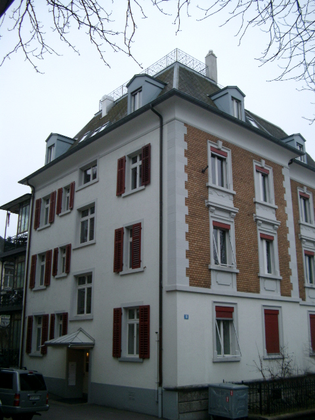
%> input picture Random Workstation/Sample Images/object0079.view04.png, 315 x 420 px, shrunk from 480 x 640 before the run
$ octave LineSegmentVanishing.m   (GNU Octave 9; MATLAB toolbox functions it lacks are replaced by stand-ins)
%> lines starting %> are read from the running program, lines starting %| are printed output that depends on the picture; in (x1, y1, x2, y2) boxes, pixels count from 0 and x2, y2 are one past the last pixel; in counts of white or black regions, pixels touching at a corner belong together; the program's own positions count from 1
### Random Workstation/getLines.m
% lines = APPgetLargeConnectedEdges(grayIm, minLen)
%
% Uses the method of Video Compass [Kosecka, et al 2002] to get long,
% straight edges.
%
% Input:
%   grayIm: grayscale image to be analyzed
%   minLen: minimum length in pixels for edge (suggested 0.025*diagonal)
% Output:
%   lines: parameters for long, straight lines
%          (nlines, [x1 x2 y1 y2 theta r])
%
% To display result:
%   figure(1), hold off, imshow(grayIm)
%   figure(1), hold on, plot(lines(:, [1 2])', lines(:, [3 4])')
%
% Copyright(C) Derek Hoiem, Carnegie Mellon University, 2007
function lines = getLines(grayIm, minLen)

%% 1. Canny edge detection
[dX, dY] = gradient(conv2(grayIm, fspecial('gaussian', 7, 1.5), 'same'));
im_canny = edge(grayIm, 'canny');

% Remove border edges
im_canny([1 2 end-1 end], :) = 0;
im_canny(:, [1 2 end-1 end]) = 0;
height = size(im_canny, 1);
ind = find(im_canny > 0);

% Gradient direction qunatisaion, in this case we has 8 direction
num_dir = 8;
dX_ind = dX(ind);
dY_ind = dY(ind);
a_ind = atan(dX_ind ./ (dY_ind+1E-10));

% a_ind ranges from 1 to num_dir with bin centered around pi/2
a_ind = ceil(mod(a_ind/pi*num_dir-0.5, num_dir));
%[g, gn] = grp2idx(a_ind);

% get the indices of edges in each direction
for i = 1:num_dir
    direction(i).ind = ind(find(a_ind==i));
end


% remove edges that are too small and give all edges that have the same
% direction a unique id
% edges(height, width, [angle id])
lines = zeros(2000, 9);

used = zeros(size(im_canny));

line_count = 0;
for k = 1:num_dir

    num_ind = 0;
    for m = (k-1):k+1
        num_ind = num_ind + sum(~used(direction(mod(m-1, num_dir)+1).ind));
    end

    ind = zeros(num_ind, 1);
    dir_im = zeros(size(im_canny));

    count = 0;
    for m = (k-1):k+1
        m2 = mod(m-1, num_dir)+1;
        tind = direction(m2).ind(~used(direction(m2).ind));
        tmpcount = length(tind);
        ind(count+1:count+tmpcount) = tind;
        count = count + tmpcount;
    end
    dir_im(ind) = 1;

    [tmpL, num_edges] = bwlabel(dir_im, 8);

    % get the number of pixels in each edge
    edge_size = zeros(num_edges, 1);
    edges = repmat(struct('ind', zeros(200, 1)), num_edges, 1);
    for i = 1:length(ind)
        id = tmpL(ind(i));
        edge_size(id) = edge_size(id) + 1;
        edges(id).ind(edge_size(id)) = ind(i);
    end

    for i = 1:num_edges
        edges(i).ind = edges(i).ind(1:edge_size(i));
    end

    % get the endpoints of the long edges and an image of the long edges
    for id = 1:num_edges
        if edge_size(id) > minLen

            y = mod(edges(id).ind-1, height)+1;
            x = floor((edges(id).ind-1) / height)+1;

            mean_x = mean(x);
            mean_y = mean(y);
            zmx = (x-mean_x);
            zmy = (y-mean_y);
            D = [sum(zmx.^2) sum(zmx.*zmy); sum(zmx.*zmy) sum(zmy.^2)];
            [v, lambda] = eig(D);
            theta = atan2(v(2, 2) , v(1, 2));
            if lambda(1,1)>0
                conf = lambda(2,2)/lambda(1,1);
            else
                conf = 100000;
            end

            if conf >= 400
                line_count = line_count+1;
                used(edges(id).ind) = 1;
                l = sqrt((max(x)-min(x))^2 + (max(y)-min(y))^2);
                x1 = mean_x - cos(theta)*l/2;
                x2 = mean_x + cos(theta)*l/2;
                y1 = mean_y - sin(theta)*l/2;
                y2 = mean_y + sin(theta)*l/2;
                theta = theta - pi / 2;
                r = mean_x*cos(theta)+mean_y*sin(theta);
                lines(line_count, 1:9) = [x1 x2 y1 y2 theta r l mean_x mean_y];
            end
        end
    end
end
lines = lines(1:line_count, :);

### Random Workstation/detectVanishingPoint.m
function [ vanishing, point, foc ] = detectVanishingPoint(g, f, line )
    point = zeros((size(line,1) - 1)*size(line,1)/2,2);
    count = 0;
    for i = 1:size(line,1)
        for j = i + 1:size(line,1)
            theta1 = line(i,5);
            theta2 = line(j,5);
            rho1 = line(i,6);
            rho2 = line(j,6);
            y = (rho1 * cos(theta2) - rho2 * cos(theta1)) / ...
                sin(theta1 - theta2);
            x = (rho1 * sin(theta2) - rho2 * sin(theta1)) / ...
                sin(theta2 - theta1);
            count = count + 1;
            point(count,1) = x;
            point(count,2) = y;
        end
    end
    point = point(1:count,:);
    point(:,1) = point(:,1) - size(f,2) / 2;
    point(:,2) = point(:,2) - size(f,1) / 2;

    radius = sqrt(point(:,1).*point(:,1) + point(:,2).*point(:,2));
    point = point(find(radius > norm(size(f))/2),:);
    theta = atan2(point(:,2),point(:,1));
    T = -pi:0.01:pi;

    theta_bin = histc(theta,T);
    if false
        figure,bar(theta_bin)
        tb = theta_bin;
    end
    nhood =  60;
    dec = 1;
    [~, ix1] = max(theta_bin);
    theta_bin(max(ix1-nhood,1):min(ix1+nhood,length(T))) = 0;
    if ix1 + nhood > length(T)
        theta_bin(1:mod(ix1 + nhood,length(T))) = 0;
    elseif ix1 - nhood < 1
        theta_bin(mod(ix1 - nhood - 1,length(T)):length(T)) = 0;
    end

    temp = ix1;
    ix1 = mod(ix1 + round(length(T)/2),length(T));
    theta_bin(max(ix1-nhood,1):min(ix1+nhood,length(T))) = dec*theta_bin(max(ix1-nhood,1):min(ix1+nhood,length(T)));
    if ix1 + nhood > length(T)
        theta_bin(1:mod(ix1 + nhood,length(T))) = dec*theta_bin(1:mod(ix1 + nhood,length(T)));
    elseif ix1 - nhood < 1
        theta_bin(mod(ix1 - nhood - 1,length(T)):length(T)) = dec*theta_bin(mod(ix1 - nhood - 1,length(T)):length(T));
    end
    ix1 = temp;


    [~, ix2] = max(theta_bin);
    theta_bin(max(ix2-nhood,1):min(ix2+nhood,length(T))) = 0;
    if ix2 + nhood > length(T)
        theta_bin(1:mod(ix2 + nhood,length(T))) = 0;
    elseif ix2 - nhood < 1
        theta_bin(mod(ix2 - nhood - 1,length(T)):length(T)) = 0;
    end

    temp = ix2;
    ix2 = mod(ix2 + round(length(T)/2),length(T));
    theta_bin(max(ix2-nhood,1):min(ix2+nhood,length(T))) = dec*theta_bin(max(ix2-nhood,1):min(ix2+nhood,length(T)));
    if ix2 + nhood > length(T)
        theta_bin(1:mod(ix2 + nhood,length(T))) = dec*theta_bin(1:mod(ix2 + nhood,length(T)));
    elseif ix2 - nhood < 1
        theta_bin(mod(ix2 - nhood - 1,length(T)):length(T)) = dec*theta_bin(mod(ix2 - nhood - 1,length(T)):length(T));
    end
    ix2 = temp;


    [~, ix3] = max(theta_bin);
    theta_bin(max(ix3-nhood,1):min(ix3+nhood,length(T))) = 0;
    if ix3 + nhood > length(T)
        theta_bin(1:mod(ix3 + nhood,length(T))) = 0;
    elseif ix3 - nhood < 1
        theta_bin(mod(ix3 - nhood - 1,length(T)):length(T)) = 0;
    end

    temp = ix3;
    ix3 = mod(ix3 + round(length(T)/2),length(T));
    theta_bin(max(ix3-nhood,1):min(ix3+nhood,length(T))) = dec*theta_bin(max(ix3-nhood,1):min(ix3+nhood,length(T)));
    if ix3 + nhood > length(T)
        theta_bin(1:mod(ix3 + nhood,length(T))) = dec*theta_bin(1:mod(ix3 + nhood,length(T)));
    elseif ix3 - nhood < 1
        theta_bin(mod(ix3 - nhood - 1,length(T)):length(T)) = dec*theta_bin(mod(ix3 - nhood - 1,length(T)):length(T));
    end
    ix3 = temp;


    c1 = cos(T(ix1));
    c2 = cos(T(ix2));
    c3 = cos(T(ix3));
    s1 = sin(T(ix1));
    s2 = sin(T(ix2));
    s3 = sin(T(ix3));


    n1 = [c1;s1];
    n2 = [c2;s2];
    n3 = [c3;s3];
    proj = repmat(point*n1,1,2).*repmat(n1',size(point,1),1);
    temp = point - proj;
    dist = sqrt(temp(:,1).*temp(:,1) + temp(:,2).*temp(:,2));
    len = sqrt(point(:,1).*point(:,1) + point(:,2).*point(:,2));
    ratio = dist./ len;
    threshold = 0.26;
    proj = proj(find(ratio < threshold),:);
    proj = proj(find(proj(:,1)*n1(1) > 0),:);
    proj1 = proj;

    proj = repmat(point*n2,1,2).*repmat(n2',size(point,1),1);
    temp = point - proj;
    dist = sqrt(temp(:,1).*temp(:,1) + temp(:,2).*temp(:,2));
    len = sqrt(point(:,1).*point(:,1) + point(:,2).*point(:,2));
    ratio = dist./ len;
    threshold = 0.26;
    proj = proj(find(ratio < threshold),:);
    proj = proj(find(proj(:,1)*n2(1) > 0),:);
    temp = proj*n2;
    proj2 = proj;

    proj = repmat(point*n3,1,2).*repmat(n3',size(point,1),1);
    temp = point - proj;
    dist = sqrt(temp(:,1).*temp(:,1) + temp(:,2).*temp(:,2));
    len = sqrt(point(:,1).*point(:,1) + point(:,2).*point(:,2));
    ratio = dist./ len;
    threshold = 0.26;
    proj = proj(find(ratio < threshold),:);
    proj = proj(find(proj(:,1)*n3(1) > 0),:);
    temp = proj*n3;
    proj3 = proj;

    dist1 = sqrt(proj1(:,1).*proj1(:,1) + proj1(:,2).*proj1(:,2));
    dist2 = sqrt(proj2(:,1).*proj2(:,1) + proj2(:,2).*proj2(:,2));
    dist3 = sqrt(proj3(:,1).*proj3(:,1) + proj3(:,2).*proj3(:,2));

    d1 = sqrt(abs((-c2*c3-s2*s3)/(-c1*c2-s1*s2)/(-c1*c3-s1*s3)));
    d2 = sqrt(abs((-c1*c3-s1*s3)/(-c2*c1-s2*s1)/(-c2*c3-s2*s3)));
    d3 = sqrt(abs((-c1*c2-s1*s2)/(-c1*c3-s1*s3)/(-c2*c3-s2*s3)));

    foc1 = dist1 ./ d1;
    foc2 = dist2 ./ d2;
    foc3 = dist3 ./ d3;
    F = 0.7*norm(size(f)):1:4*norm(size(f));
    foc_bin1 = histc(foc1,F);
    foc_bin2 = histc(foc2,F);
    foc_bin3 = histc(foc3,F);
    w1 = 1;w2 = 1;w3 = 1;
    foc_bin = w1.*foc_bin1 + w2.*foc_bin2 + w3.*foc_bin3;
    fb1 = foc_bin;
    foc_bin = imfilter(foc_bin,ones(30,1)/30);
    [~,foc_ix] = max(foc_bin);
    foc = F(foc_ix);

    vanishing = [foc*d1*n1';
        foc*d2*n2';
        foc*d3*n3'];

end

### Random Workstation/LineSegmentVanishing.m
f = imread('Sample Images\object0079.view04.png');
%> f is the input picture: size 420x315x3 uint8; mean R, G, B 121.9, 127.7, 131
g = f;
f = rgb2gray(f);
%> f: size 420x315 uint8
line = getLines(f,50);
%> in getLines, `[dX, dY] = gradient(conv2(grayIm, fspecial('gaussian', 7, 1.5), 'same'..`:
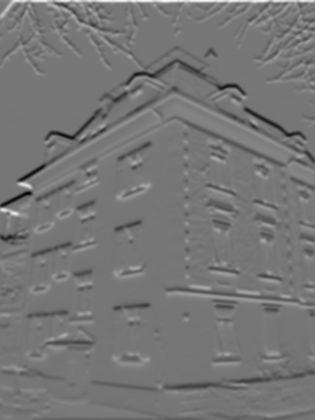
%> dY: size 420x315 double; min -50.85, max 58.06, mean -0.2; drawn with min black and max white
%> in getLines, `im_canny([1 2 end-1 end], :) = 0;`:
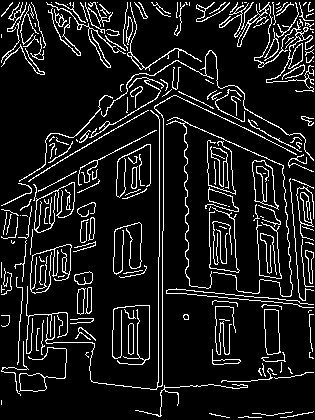
%> im_canny: size 420x315 logical; 10.6% white in thin lines or dots
%> in getLines, `im_canny(:, [1 2 end-1 end]) = 0;`:
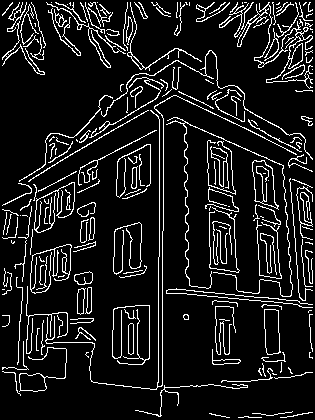
%> im_canny: size 420x315 logical; 10.5% white in thin lines or dots
%> in getLines, `ind = find(im_canny > 0);`: ind = 13853 values from 855 to 131453
%> after the loop in getLines, `for i = 1:num_dir`: direction = 8 items
%> the loop in getLines, `for k = 1:num_dir` made 8 passes
%> num_edges on passes 1 to 8: 522, 557, 585, 554, 579, 565, 535, 517
%> pass 1, in getLines, `[tmpL, num_edges] = bwlabel(dir_im, 8);`:
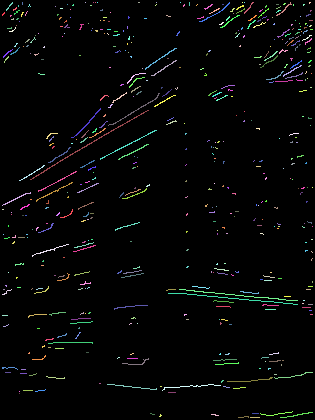
%> tmpL: size 420x315 double; 523 distinct labels, from 0 to 522; one colour per label, 0 black
%> pass 3, in getLines, `[tmpL, num_edges] = bwlabel(dir_im, 8);`:
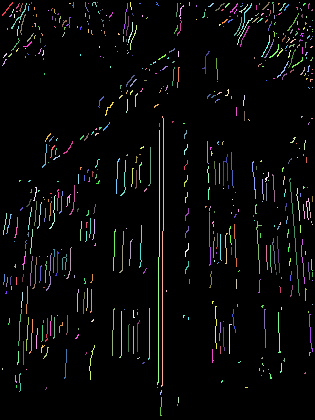
%> tmpL: size 420x315 double; 586 distinct labels, from 0 to 585; one colour per label, 0 black
%> after the loop in getLines, `for k = 1:num_dir`:
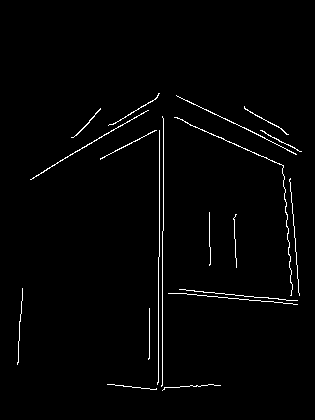
%> used: size 420x315 double; values 0 (black) and 1 (white), 1.6% white in thin lines or dots, all inside (x1, y1, x2, y2) = (17, 93, 302, 391)
%> after the loop in getLines, `for k = 1:num_dir`: D = [8081 4241.5; 4241.5 2240.2]; conf = 939.6; edge_size = 517 values, max 49 at index 77, min 1 at index 8, mean 7.36; edges = 517 items; ind = 3807 values, max 131453 at index 3807, min 1046 at index 1265, mean 70729.1; l = 46.07; lambda = [10.97 0; 0 10310.3]; line_count = 20; mean_x = 281; mean_y = 141.5; r = -5.48; theta = -4.23; v = [0.465 -0.885; -0.885 -0.465]; x = 57 values, max 302 at index 15, min 261 at index 16, mean 281; x1 = 301.4; x2 = 260.6; y = 57 values, max 152 at index 15, min 131 at index 16, mean 141.5; y1 = 152.2; y2 = 130.8; zmx = 57 values, max 21.02 at index 15, min -19.98 at index 16, mean -2.79e-14; zmy = 57 values, max 10.51 at index 15, min -10.49 at index 16, mean -1.4e-14
figure(1);
imshow(g), hold on;
k = 0;
i = 40;
% [37 lines of commented-out code are left out]
for i = 1:size(line,1)
     %plot(line(i, [1 2])', line(i, [3 4])', 'Color', 'Red', 'LineWidth', 2);
     plot(line(i,1),line(i,3),'x', 'Color', 'Yellow', 'LineWidth', 2);
     plot(line(i,2),line(i,4),'x', 'Color', 'Green', 'LineWidth', 2);
     %pause(0.01);
     k = k+1;
end
[point, vanishing, foc] = detectVanishingPoint(g, f, line);
%> after the loop in detectVanishingPoint, `for i = 1:size(line,1)`: count = 190; point = 190 rows, first 12: [41.77 173.2; -187.7 308.5; -249.9 345.2; -160.3 292.3; -382.1 423.1; -117.4 267; -108.9 262.1; 150.9 108.9; 160.4 103.3; 164.2 101; 206.8 75.94; 278.9 33.42]
%> in detectVanishingPoint, `radius = sqrt(point(:,1).*point(:,1) + point(:,2).*point(:,2));`: radius = 190 values, max 9454.8 at index 126, min 76.56 at index 43, mean 593.6
%> in detectVanishingPoint, `point = point(find(radius > norm(size(f))/2),:);`: point = 72 rows, first 12: [-345.2 98.5; -407.4 135.2; -317.8 82.33; -539.6 213.1; -274.9 57.04; -266.4 52.05; -288.7 148.3; -337.3 200.3; 113 -281.6; 108.8 -277.1; -414.7 134.4; -338.9 95.22]
%> in detectVanishingPoint, `theta = atan2(point(:,2),point(:,1));`: theta = 72 values, max 2.95 at index 24, min -3.07 at index 16, mean 0.0733
%> in detectVanishingPoint, `theta_bin = histc(theta,T);`: theta_bin = 629 values, max 16 at index 158, min 0 at index 1, mean 0.114
%> in detectVanishingPoint, `[~, ix1] = max(theta_bin);`: ix1 = 158
%> in detectVanishingPoint, `ix1 = mod(ix1 + round(length(T)/2),length(T));`: ix1 = 473
%> in detectVanishingPoint, `ix1 = temp;`: ix1 = 158
%> in detectVanishingPoint, `[~, ix2] = max(theta_bin);`: ix2 = 340
%> in detectVanishingPoint, `ix2 = mod(ix2 + round(length(T)/2),length(T));`: ix2 = 26
%> in detectVanishingPoint, `ix2 = temp;`: ix2 = 340
%> in detectVanishingPoint, `[~, ix3] = max(theta_bin);`: ix3 = 597
%> in detectVanishingPoint, `ix3 = mod(ix3 + round(length(T)/2),length(T));`: ix3 = 283
%> in detectVanishingPoint, `ix3 = temp;`: ix3 = 597
%> in detectVanishingPoint, `c1 = cos(T(ix1));`: c1 = -0.000796
%> in detectVanishingPoint, `c2 = cos(T(ix2));`: c2 = 0.969
%> in detectVanishingPoint, `c3 = cos(T(ix3));`: c3 = -0.948
%> in detectVanishingPoint, `s1 = sin(T(ix1));`: s1 = -1
%> in detectVanishingPoint, `s2 = sin(T(ix2));`: s2 = 0.246
%> in detectVanishingPoint, `s3 = sin(T(ix3));`: s3 = 0.318
%> in detectVanishingPoint, `n1 = [c1;s1];`: n1 = [-0.000796; -1]
%> in detectVanishingPoint, `n2 = [c2;s2];`: n2 = [0.969; 0.246]
%> in detectVanishingPoint, `n3 = [c3;s3];`: n3 = [-0.948; 0.318]
%> in detectVanishingPoint, `proj = repmat(point*n1,1,2).*repmat(n1',size(point,1),1);`: proj = 72 rows, first 12: [0.0782 98.23; 0.107 134.8; 0.0654 82.08; 0.169 212.6; 0.0452 56.82; 0.0413 51.84; 0.118 148.1; 0.159 200.1; -0.224 -281.5; -0.221 -277; 0.107 134; 0.0756 94.95]
%> in detectVanishingPoint, `temp = point - proj;`: temp = 72 rows, first 12: [-345.3 0.275; -407.5 0.325; -317.9 0.253; -539.8 0.43; -275 0.219; -266.5 0.212; -288.8 0.23; -337.5 0.269; 113.3 -0.0902; 109 -0.0868; -414.8 0.33; -339 0.27]
%> in detectVanishingPoint, `dist = sqrt(temp(:,1).*temp(:,1) + temp(:,2).*temp(:,2));`: dist = 72 values, max 7489.7 at index 17, min 1.09 at index 43, mean 447.8
%> in detectVanishingPoint, `len = sqrt(point(:,1).*point(:,1) + point(:,2).*point(:,2));`: len = 72 values, max 9454.8 at index 41, min 271.5 at index 6, mean 1322.3
%> in detectVanishingPoint, `ratio = dist./ len;`: ratio = 72 values, max 0.997 at index 16, min 0.000643 at index 43, mean 0.575
%> in detectVanishingPoint, `proj = proj(find(ratio < threshold),:);`: proj = 28 rows, first 12: [3.47 4353.6; 7.53 9454.6; -1.84 -2309.9; -1.35 -1698.9; -1.56 -1957.3; -1.62 -2029.4; -1.41 -1768.1; -4.11 -5158.5; -1.43 -1796.3; -1.23 -1548.3; -1.74 -2181.6; -1.37 -1716]
%> in detectVanishingPoint, `proj = proj(find(proj(:,1)*n1(1) > 0),:);`: proj = 26 rows, first 12: [-1.84 -2309.9; -1.35 -1698.9; -1.56 -1957.3; -1.62 -2029.4; -1.41 -1768.1; -4.11 -5158.5; -1.43 -1796.3; -1.23 -1548.3; -1.74 -2181.6; -1.37 -1716; -1.28 -1602.4; -1.36 -1703.3]
%> in detectVanishingPoint, `proj1 = proj;`: proj1 has the same summary as proj
%> in detectVanishingPoint, `proj = repmat(point*n2,1,2).*repmat(n2',size(point,1),1);`: proj = 72 rows, first 12: [-300.9 -76.32; -350.6 -88.92; -279 -70.76; -456.2 -115.7; -244.7 -62.07; -237.9 -60.35; -235.9 -59.84; -269.2 -68.28; 39.1 9.92; 36.22 9.19; -357.6 -90.7; -295.7 -75]
%> in detectVanishingPoint, `temp = point - proj;`: temp = 72 rows, first 12: [-44.34 174.8; -56.84 224.1; -38.83 153.1; -83.39 328.8; -30.21 119.1; -28.51 112.4; -52.79 208.1; -68.13 268.6; 73.93 -291.5; 72.6 -286.2; -57.08 225.1; -43.18 170.2]
%> in detectVanishingPoint, `dist = sqrt(temp(:,1).*temp(:,1) + temp(:,2).*temp(:,2));`: dist = 72 values, max 9175.5 at index 41, min 0.614 at index 39, mean 929.9
%> in detectVanishingPoint, `ratio = dist./ len;`: ratio = 72 values, max 0.992 at index 10, min 0.00121 at index 39, mean 0.54
%> in detectVanishingPoint, `proj = proj(find(ratio < threshold),:);`: proj = 26 rows, first 12: [-4771.9 -1210.4; -7192 -1824.2; 848.1 215.1; 822.4 208.6; 722.7 183.3; 772.9 196; 625.7 158.7; 627.7 159.2; 548.9 139.2; 551.4 139.9; 516.9 131.1; 533.5 135.3]
%> in detectVanishingPoint, `proj = proj(find(proj(:,1)*n2(1) > 0),:);`: proj = 24 rows, first 12: [848.1 215.1; 822.4 208.6; 722.7 183.3; 772.9 196; 625.7 158.7; 627.7 159.2; 548.9 139.2; 551.4 139.9; 516.9 131.1; 533.5 135.3; 680.7 172.7; 511.3 129.7]
%> in detectVanishingPoint, `temp = proj*n2;`: temp = 24 values, max 875 at index 1, min 296.2 at index 23, mean 569
%> in detectVanishingPoint, `proj2 = proj;`: proj2 has the same summary as proj
%> in detectVanishingPoint, `proj = repmat(point*n3,1,2).*repmat(n3',size(point,1),1);`: proj = 72 rows, first 12: [-340.1 113.9; -407 136.3; -310.6 104; -549.3 184; -264.4 88.54; -255.2 85.49; -304.2 101.9; -363.6 121.8; 186.4 -62.44; 181.3 -60.72; -413.3 138.4; -333.4 111.7]
%> in detectVanishingPoint, `temp = point - proj;`: temp = 72 rows, first 12: [-5.16 -15.4; -0.392 -1.17; -7.26 -21.68; 9.74 29.08; -10.55 -31.5; -11.2 -33.44; 15.54 46.38; 26.3 78.53; -73.39 -219.1; -72.46 -216.3; -1.37 -4.08; -5.51 -16.44]
%> in detectVanishingPoint, `dist = sqrt(temp(:,1).*temp(:,1) + temp(:,2).*temp(:,2));`: dist = 72 values, max 8951 at index 41, min 0.0764 at index 15, mean 1002.6
%> in detectVanishingPoint, `ratio = dist./ len;`: ratio = 72 values, max 0.95 at index 62, min 0.000179 at index 15, mean 0.597
%> in detectVanishingPoint, `proj = proj(find(ratio < threshold),:);`: proj = 16 rows, first 12: [-340.1 113.9; -407 136.3; -310.6 104; -549.3 184; -264.4 88.54; -255.2 85.49; -304.2 101.9; -363.6 121.8; -413.3 138.4; -333.4 111.7; -578.1 193.6; -257 86.06]
%> in detectVanishingPoint, `temp = proj*n3;`: temp = [358.6; 429.2; 327.5; 579.3; 278.8; 269.2; 320.8; 383.5; 435.9; 351.6; 609.7; 271; 426.7; 570.7; 280; 270.6]
%> in detectVanishingPoint, `proj3 = proj;`: proj3 has the same summary as proj
%> in detectVanishingPoint, `dist1 = sqrt(proj1(:,1).*proj1(:,1) + proj1(:,2).*proj1(:,2));`: dist1 = 26 values, max 5158.5 at index 6, min 932.9 at index 23, mean 1862
%> in detectVanishingPoint, `dist2 = sqrt(proj2(:,1).*proj2(:,1) + proj2(:,2).*proj2(:,2));`: dist2 = 24 values, max 875 at index 1, min 296.2 at index 23, mean 569
%> in detectVanishingPoint, `dist3 = sqrt(proj3(:,1).*proj3(:,1) + proj3(:,2).*proj3(:,2));`: dist3 has the same summary as temp
%> in detectVanishingPoint, `d1 = sqrt(abs((-c2*c3-s2*s3)/(-c1*c2-s1*s2)/(-c1*c3-s1*s3)));`: d1 = 3.28
%> in detectVanishingPoint, `d2 = sqrt(abs((-c1*c3-s1*s3)/(-c2*c1-s2*s1)/(-c2*c3-s2*s3)));`: d2 = 1.24
%> in detectVanishingPoint, `d3 = sqrt(abs((-c1*c2-s1*s2)/(-c1*c3-s1*s3)/(-c2*c3-s2*s3)));`: d3 = 0.962
%> in detectVanishingPoint, `foc1 = dist1 ./ d1;`: foc1 = 26 values, max 1572.4 at index 6, min 284.3 at index 23, mean 567.6
%> in detectVanishingPoint, `foc2 = dist2 ./ d2;`: foc2 = 24 values, max 708 at index 1, min 239.7 at index 23, mean 460.4
%> in detectVanishingPoint, `foc3 = dist3 ./ d3;`: foc3 = [372.8; 446.2; 340.4; 602.2; 289.8; 279.8; 333.5; 398.6; 453.1; 365.4; 633.8; 281.7; 443.6; 593.2; 291.1; 281.3]
%> in detectVanishingPoint, `foc_bin1 = histc(foc1,F);`: foc_bin1 = 1733 values, max 1 at index 52, min 0 at index 1, mean 0.0144
%> in detectVanishingPoint, `foc_bin2 = histc(foc2,F);`: foc_bin2 = 1733 values, max 1 at index 29, min 0 at index 1, mean 0.0115
%> in detectVanishingPoint, `foc_bin3 = histc(foc3,F);`: foc_bin3 = 1733 values, max 1 at index 6, min 0 at index 1, mean 0.00462
%> in detectVanishingPoint, `foc_bin = w1.*foc_bin1 + w2.*foc_bin2 + w3.*foc_bin3;`: foc_bin = 1733 values, max 2 at index 79, min 0 at index 1, mean 0.0306
%> in detectVanishingPoint, `fb1 = foc_bin;`: fb1 has the same summary as foc_bin
%> in detectVanishingPoint, `[~,foc_ix] = max(foc_bin);`: foc_ix = 64
%> in detectVanishingPoint, `foc = F(foc_ix);`: foc = 430.5
%> in detectVanishingPoint, `vanishing = [foc*d1*n1'; foc*d2*n2'; foc*d3*n3'];`: vanishing = [-1.12 -1412.3; 515.7 130.8; -392.7 131.5]
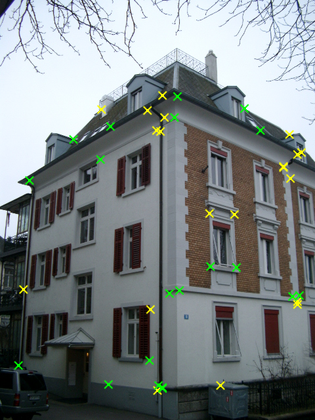
%> figure redrawn from the program's plot data
%> point = [-1.12 -1412.3; 515.7 130.8; -392.7 131.5]; vanishing = 72 rows, first 12: [-345.2 98.5; -407.4 135.2; -317.8 82.33; -539.6 213.1; -274.9 57.04; -266.4 52.05; -288.7 148.3; -337.3 200.3; 113 -281.6; 108.8 -277.1; -414.7 134.4; -338.9 95.22]; foc = 430.5
